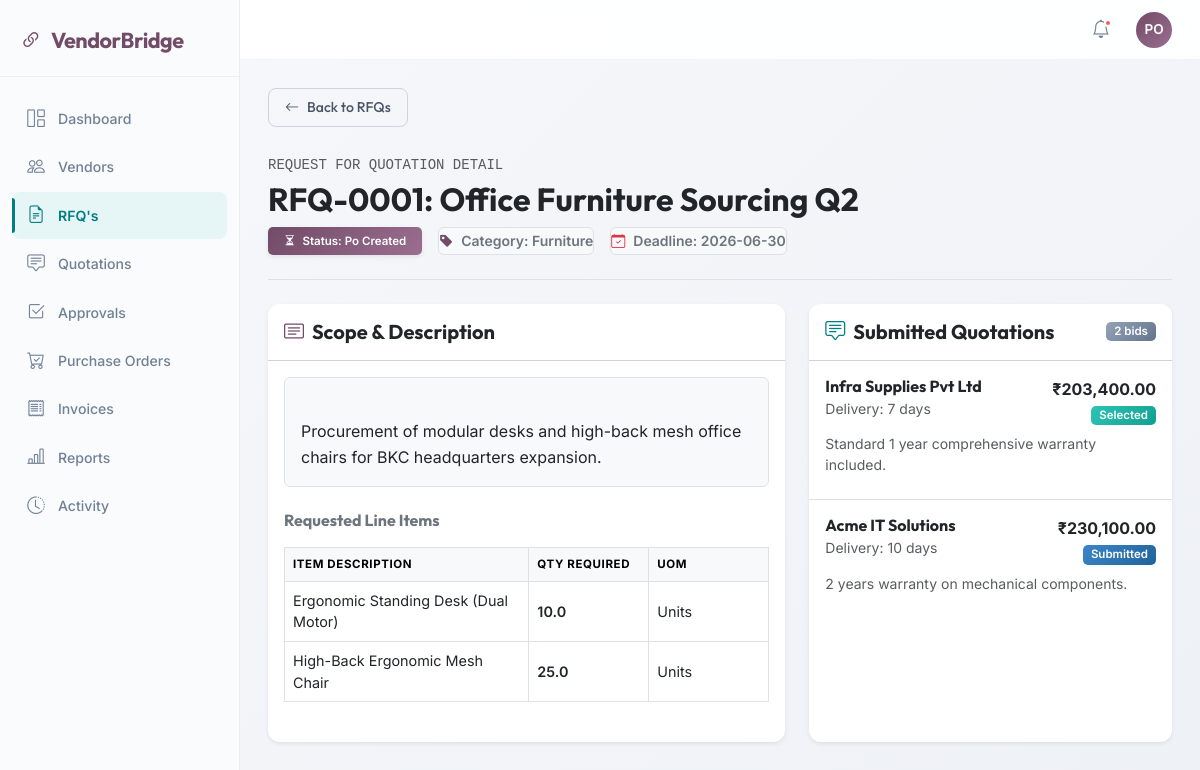
Screenshot of /rfqs/1 (signed in) with the database file from the repository.
### models.py (models this page shows)
class RFQ(Base):
    __tablename__ = 'rfqs'
    id = Column(Integer, primary_key=True, index=True)
    title = Column(String, index=True)
    description = Column(Text)
    category = Column(String, default="IT Hardware")  # Stationery, IT Hardware, Furniture
    priority = Column(String, default="normal")  # low, normal, high, critical
    deadline = Column(String)
    status = Column(String, default="open")  # open, compared, pending_approval, approved, po_created, closed, cancelled
    line_ids = relationship("RFQLine", back_populates="rfq", cascade="all, delete-orphan")
    bids = relationship("Bid", back_populates="rfq")
    approval_requests = relationship("ApprovalRequest", back_populates="rfq")
    purchase_orders = relationship("PurchaseOrder", back_populates="rfq")

class RFQLine(Base):
    __tablename__ = 'rfq_lines'
    id = Column(Integer, primary_key=True)
    rfq_id = Column(Integer, ForeignKey('rfqs.id'))
    description = Column(String)
    quantity = Column(Float, default=1.0)
    uom = Column(String, default="Units")
    rfq = relationship("RFQ", back_populates="line_ids")
    bid_lines = relationship("BidLine", back_populates="rfq_line", cascade="all, delete-orphan")

class Bid(Base):
    __tablename__ = 'bids'
    id = Column(Integer, primary_key=True, index=True)
    rfq_id = Column(Integer, ForeignKey('rfqs.id'))
    vendor_id = Column(Integer, ForeignKey('vendors.id'))
    discount_percent = Column(Float, default=0.0)
    discount_amount = Column(Float, default=0.0)
    delivery_days = Column(Integer, default=7)
    notes = Column(Text)
    amount = Column(Float, default=0.0)  # Untaxed total (sum of unit_price * qty)
    tax_amount = Column(Float, default=0.0)
    total_amount = Column(Float, default=0.0)  # Grand total including tax
    status = Column(String, default="submitted")  # submitted, selected, rejected
    is_selected = Column(Boolean, default=False)
    rfq = relationship("RFQ", back_populates="bids")
    vendor = relationship("Vendor", back_populates="bids")
    line_ids = relationship("BidLine", back_populates="bid", cascade="all, delete-orphan")
    approval_requests = relationship("ApprovalRequest", back_populates="bid")
    purchase_orders = relationship("PurchaseOrder", back_populates="bid")

class Vendor(Base):
    __tablename__ = 'vendors'
    id = Column(Integer, primary_key=True, index=True)
    company_name = Column(String, index=True)
    contact_name = Column(String)
    email = Column(String, unique=True, index=True)
    phone = Column(String)
    address = Column(String)
    gst_number = Column(String)
    state = Column(String, default="Maharashtra")  # Maharashtra or other (for CGST/SGST vs IGST split)
    rating = Column(Float, default=5.0)
    status = Column(String, default="pending")  # pending, approved, rejected, blocked
    bids = relationship("Bid", back_populates="vendor")
    purchase_orders = relationship("PurchaseOrder", back_populates="vendor")
    invoices = relationship("Invoice", back_populates="vendor")

### main.py (the view)
@app.get("/rfqs/{id}", response_class=HTMLResponse)
async def rfq_detail_page(request: Request, id: int, db: Session = Depends(get_db)):
    if not current_user_id:
        return RedirectResponse(url="/login", status_code=302)
    rfq = db.query(models.RFQ).filter(models.RFQ.id == id).first()
    if not rfq:
        raise HTTPException(status_code=404, detail="RFQ not found")
    vendors = db.query(models.Vendor).filter(models.Vendor.status == 'approved').all()
    return templates.TemplateResponse(request, "rfq_detail.html", {
        "active_page": "rfqs",
        "rfq": rfq,
        "vendors": vendors
    })

### templates/rfq_detail.html (shortened to what this page needs)
{% extends "base.html" %}
{% block content %}
<div class="row mb-4">
    <div class="col-12">
        <a href="/rfqs" class="btn btn-outline-secondary btn-sm py-2 px-3 mb-4 d-inline-flex align-items-center">
            <i class="bi bi-arrow-left me-2"></i> Back to RFQs
        </a>
        <div class="d-flex flex-column flex-md-row justify-content-between align-items-start align-items-md-center border-bottom pb-4">
            <div>
                <span class="text-uppercase tracking-wider text-muted font-monospace small">Request for Quotation Detail</span>
                <h2 class="display-7 fw-bold text-dark mt-1 mb-2">RFQ-{{ "%04d"|format(rfq.id) }}: {{ rfq.title }}</h2>
                <div class="d-flex flex-wrap gap-3">
                    <span class="badge {% if rfq.status == 'open' %}bg-success{% elif rfq.status == 'compared' or rfq.status == 'approved' %}bg-info{% elif rfq.status == 'pending_approval' %}bg-warning{% elif rfq.status == 'po_created' %}bg-purple{% else %}bg-secondary{% endif %} fs-8 py-2 px-3 shadow-sm">
                        <i class="bi {% if rfq.status == 'open' %}bi-check2-circle{% else %}bi-hourglass-split{% endif %} me-1"></i>
                        Status: {{ rfq.status | replace('_', ' ') | title }}
                    </span>
                    <span class="text-secondary fw-semibold small d-flex align-items-center bg-light rounded px-2.5 py-1.5 border">
                        <i class="bi bi-tag-fill me-2 text-primary" style="color: var(--primary-purple) !important;"></i>
                        Category: {{ rfq.category }}
                    </span>
                    <span class="text-secondary fw-semibold small d-flex align-items-center bg-light rounded px-2.5 py-1.5 border">
                        <i class="bi bi-calendar-check me-2 text-danger"></i>
                        Deadline: {{ rfq.deadline }}
                    </span>
                </div>
            </div>
        </div>
    </div>
</div>
<div class="row g-4 mb-4">
    <div class="col-lg-7">
        <div class="card border-0 shadow-sm mb-4 h-100">
            <div class="card-header bg-white py-3">
                <h5 class="mb-0 text-dark fw-bold"><i class="bi bi-card-text me-2 text-primary" style="color: var(--primary-purple) !important;"></i>Scope & Description</h5>
            </div>
            <div class="card-body">
                <div class="p-3 bg-light rounded border mb-4" style="line-height: 1.6; white-space: pre-line;">
                    {{ rfq.description }}
                </div>
                <h6 class="fw-bold text-secondary mb-3">Requested Line Items</h6>
                <div class="table-responsive">
                    <table class="table table-bordered align-middle">
                        <thead class="table-light">
                            <tr>
                                <th>Item Description</th>
                                <th style="width: 120px;">Qty Required</th>
                                <th style="width: 120px;">UOM</th>
                            </tr>
                        </thead>
                        <tbody>
                            {% if rfq.line_ids %}
                                {% for line in rfq.line_ids %}
                                <tr>
                                    <td>{{ line.description }}</td>
                                    <td class="fw-semibold text-dark">{{ line.quantity }}</td>
                                    <td>{{ line.uom }}</td>
                                </tr>
                                {% endfor %}
                            {% else %}
                                <tr>
                                    <td colspan="3" class="text-center text-muted">No specific line items defined. View description for scope details.</td>
                                </tr>
                            {% endif %}
                        </tbody>
                    </table>
                </div>
            </div>
        </div>
    </div>
    <div class="col-lg-5">
        <div class="card border-0 shadow-sm h-100">
            <div class="card-header bg-white py-3 d-flex justify-content-between align-items-center">
                <h5 class="mb-0 text-dark fw-bold"><i class="bi bi-chat-square-text me-2 text-teal" style="color: var(--secondary-teal) !important;"></i>Submitted Quotations</h5>
                <span class="badge bg-secondary">{{ rfq.bids|length }} bids</span>
            </div>
            <div class="card-body p-0">
                <div class="list-group list-group-flush">
                    {% if rfq.bids %}
                        {% for bid in rfq.bids %}
                        <div class="list-group-item p-3 {% if bid.is_selected %}bg-light-success{% endif %}">
                            <div class="d-flex justify-content-between align-items-start mb-2">
                                <div>
                                    <h6 class="mb-0 fw-bold">{{ bid.vendor.company_name }}</h6>
                                    <span class="small text-muted">Delivery: {{ bid.delivery_days }} days</span>
                                </div>
                                <div class="text-end">
                                    <div class="fw-bold text-dark">₹{{ "{:,.2f}".format(bid.total_amount) }}</div>
                                    <span class="badge {% if bid.status == 'selected' %}bg-success{% elif bid.status == 'submitted' %}bg-info{% else %}bg-secondary{% endif %}">
                                        {{ bid.status | title }}
                                    </span>
                                </div>
                            </div>
                            <p class="small text-muted mb-2">{{ bid.notes or 'No additional notes provided.' }}</p>
                        </div>
                        {% endfor %}
                    {% endif %}
                </div>
            </div>
        </div>
    </div>
</div>
{% endblock %}

### templates/base.html (style rules this page uses)
:root { --primary-purple: #714B67; --primary-purple-hover: #5c3e55; --primary-purple-light: #f3eaf0; --secondary-teal: #017e84; --secondary-teal-hover: #015e62; --secondary-teal-light: #e6f5f5; --bg-gradient: linear-gradient(135deg, #f6f8fb 0%, #eef1f6 100%); --sidebar-bg: #fafbfc; --glass-bg: rgba(255, 255, 255, 0.92); --glass-border: rgba(255, 255, 255, 0.6); --text-dark: #2d3748; --text-muted: #718096; --text-light: #a0aec0; --shadow-xs: 0 1px 2px rgba(0, 0, 0, 0.03); --shadow-sm: 0 2px 4px rgba(0, 0, 0, 0.02); --shadow-md: 0 10px 25px rgba(31, 38, 135, 0.04); --shadow-lg: 0 15px 35px rgba(31, 38, 135, 0.08); --radius-sm: 8px; --radius-md: 12px; --radius-lg: 16px; --sidebar-width: 240px; }
* { box-sizing: border-box; }
body { font-family: 'Inter', sans-serif; background: var(--bg-gradient); color: var(--text-dark); min-height: 100vh; margin: 0; display: flex; }
h1, h2, h3, h4, h5, h6 { font-family: 'Outfit', sans-serif; font-weight: 600; }
.btn { font-weight: 500; border-radius: var(--radius-sm); padding: 0.55rem 1.3rem; transition: all 0.3s cubic-bezier(0.16, 1, 0.3, 1); font-family: 'Outfit', sans-serif; font-size: 0.88rem; }
.btn-outline-secondary { border-color: #cbd5e0; color: #4a5568; }
.card { border: 1px solid rgba(0,0,0,0.06); background: white; border-radius: var(--radius-md); box-shadow: var(--shadow-xs); transition: all 0.25s ease; overflow: hidden; }
.table { --bs-table-bg: transparent; margin-bottom: 0; font-size: 0.9rem; }
thead th { background-color: #f8f9fa !important; border-bottom: 2px solid rgba(0,0,0,0.05); text-transform: uppercase; font-size: 0.72rem; letter-spacing: 0.6px; color: var(--text-muted); font-weight: 700; padding: 12px 16px; }
tbody td { padding: 12px 16px; vertical-align: middle; }
.badge { padding: 0.35em 0.7em; font-size: 0.72em; font-weight: 600; border-radius: 5px; }
.bg-success { background: linear-gradient(135deg, #2ec4b6, #0f9f90) !important; }
.bg-info { background: linear-gradient(135deg, #3a86c8, #20639b) !important; }
.bg-secondary { background: linear-gradient(135deg, #94a3b8, #64748b) !important; }
.bg-purple { background: linear-gradient(135deg, var(--primary-purple), #9b6e90) !important; color: white; }

### rows the page displays
RFQ: id "0001", title "Office Furniture Sourcing Q2", status "Po Created", category "Furniture", deadline "2026-06-30", description "Procurement of modular desks and high-back mesh office chairs for BKC headquarters expansion."
RFQLine: description "Ergonomic Standing Desk (Dual Motor)", quantity "10.0", uom "Units"
RFQLine: description "High-Back Ergonomic Mesh Chair", quantity "25.0", uom "Units"
Bid: vendor.company_name "Infra Supplies Pvt Ltd", delivery_days "7", total_amount "203,400.00", status "Selected", notes "Standard 1 year comprehensive warranty included."
Bid: vendor.company_name "Acme IT Solutions", delivery_days "10", total_amount "230,100.00", status "Submitted", notes "2 years warranty on mechanical components."

### other values shown
{{ rfq.bids|length }} "2"
